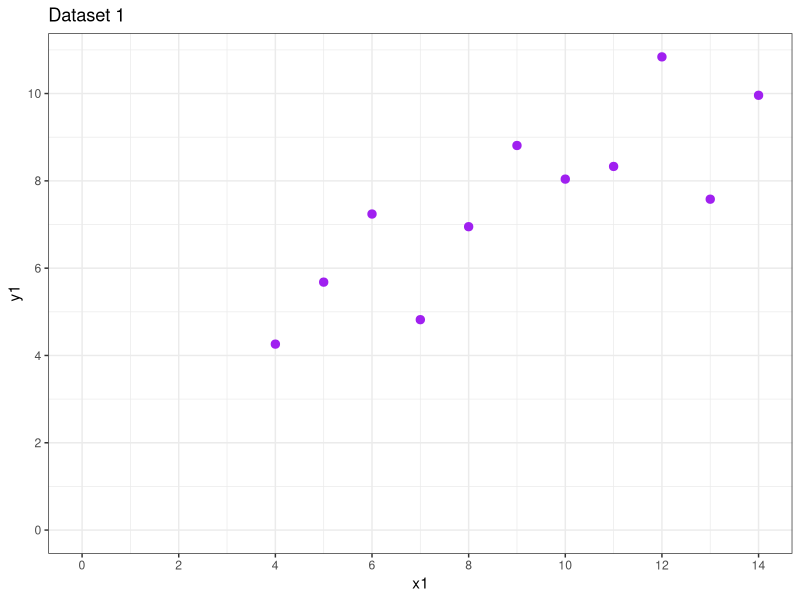
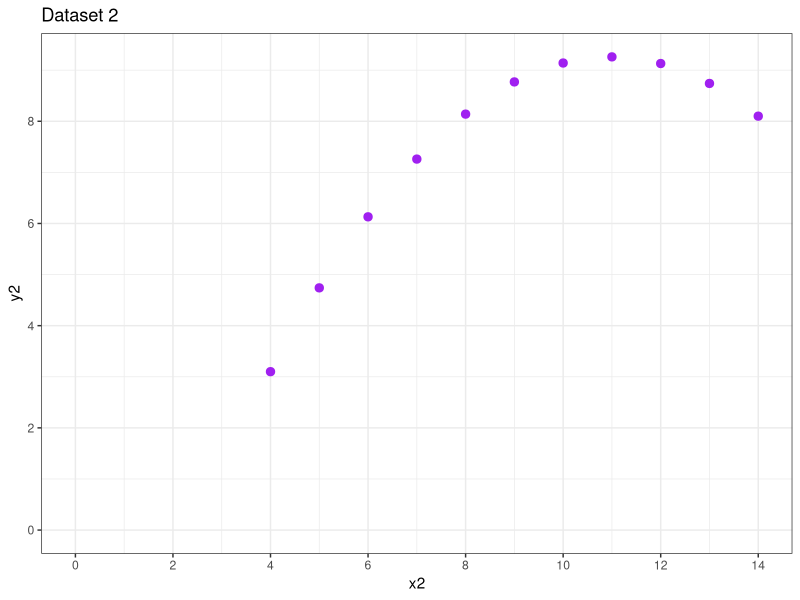
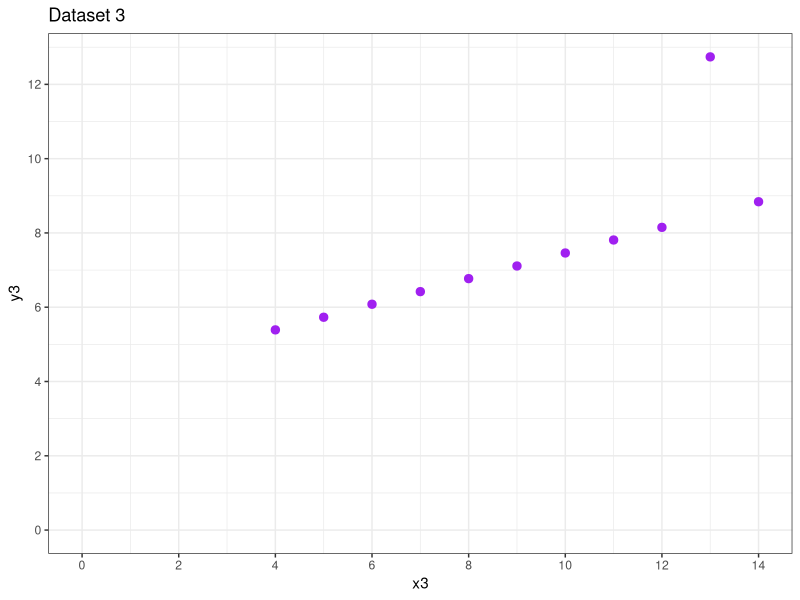
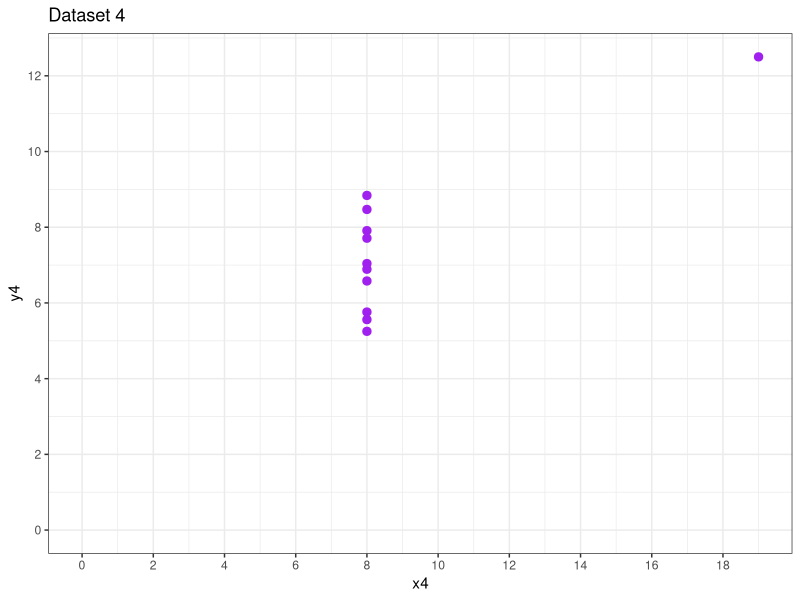
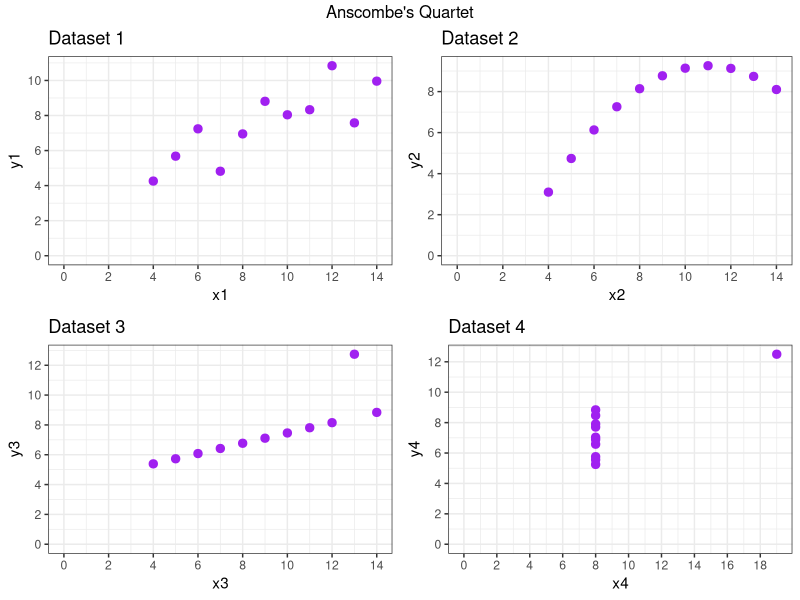
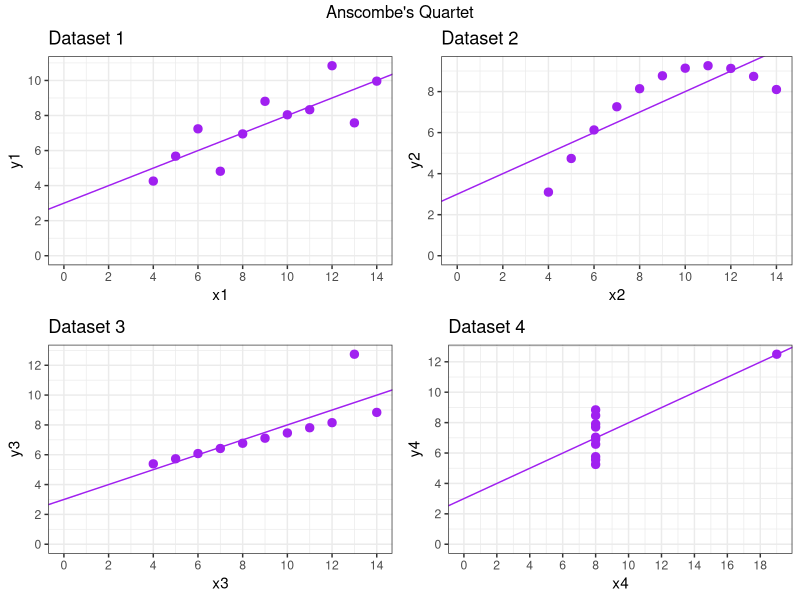

R code for these plots, in order:
# References:
# https://medium.com/@zumaia/anscombes-quartet-in-r-535a50ee3bd9
# https://rpubs.com/debosruti007/anscombeQuartet

# install.packages("gridExtra")
library(ggplot2)
library(grid)
library(gridExtra)
library(datasets)

# The Anscombe dataset
datasets::anscombe

# Summarize data with simple descriptive statistics
summary(anscombe)

# Scatter plot for each (x,y) pair of data
#
# Dataset 1
p1 <- ggplot(anscombe) +
  geom_point(aes(x1, y1), color = "purple", size = 2.5) +
  scale_x_continuous(breaks = seq(0,20,2)) +
  scale_y_continuous(breaks = seq(0,12,2)) +
  expand_limits(x = 0, y = 0) +
  labs(x = "x1", y = "y1",
       title = "Dataset 1" ) +
  theme_bw()
p1

# Dataset 2
p2 <- ggplot(anscombe) +
  geom_point(aes(x2, y2), color = "purple", size = 2.5) +
  scale_x_continuous(breaks = seq(0,20,2)) +
  scale_y_continuous(breaks = seq(0,12,2)) +
  expand_limits(x = 0, y = 0) +
  labs(x = "x2", y = "y2",
       title = "Dataset 2" ) +
  theme_bw()
p2

# Dataset 3
p3 <- ggplot(anscombe) +
  geom_point(aes(x3, y3), color = "purple", size = 2.5) +
  scale_x_continuous(breaks = seq(0,20,2)) +
  scale_y_continuous(breaks = seq(0,12,2)) +
  expand_limits(x = 0, y = 0) +
  labs(x = "x3", y = "y3",
       title = "Dataset 3" ) +
  theme_bw()
p3

# Dataset 4
p4 <- ggplot(anscombe) +
  geom_point(aes(x4, y4), color = "purple", size = 2.5) +
  scale_x_continuous(breaks = seq(0,20,2)) +
  scale_y_continuous(breaks = seq(0,12,2)) +
  expand_limits(x = 0, y = 0) +
  labs(x = "x4", y = "y4",
       title = "Dataset 4" ) +
  theme_bw()
p4

# Plot all four datasets together
grid.arrange(grobs = list(p1, p2, p3, p4),
             ncol = 2,
             top = "Anscombe's Quartet")


# Create a linear model for each dataset
lm1 <- lm(y1 ~ x1, data = anscombe)
lm1

lm2 <- lm(y2 ~ x2, data = anscombe)
lm2

lm3 <- lm(y3 ~ x3, data = anscombe)
lm3

lm4 <- lm(y4 ~ x4, data = anscombe)
lm4

# Create a linear regression model and a scatterplot for each dataset in one step
p1_fitted <- p1 + geom_abline(intercept = 3.0001, slope = 0.5001, color = "purple")
p2_fitted <- p2 + geom_abline(intercept = 3.001, slope = 0.500, color = "purple")
p3_fitted <- p3 + geom_abline(intercept = 3.0025, slope = 0.4997, color = "purple")
p4_fitted <- p4 + geom_abline(intercept = 3.0017, slope = 0.499, color = "purple")
grid.arrange(grobs = list(p1_fitted, p2_fitted,
                          p3_fitted, p4_fitted),
             ncol = 2,
             top = "Anscombe's Quartet")
